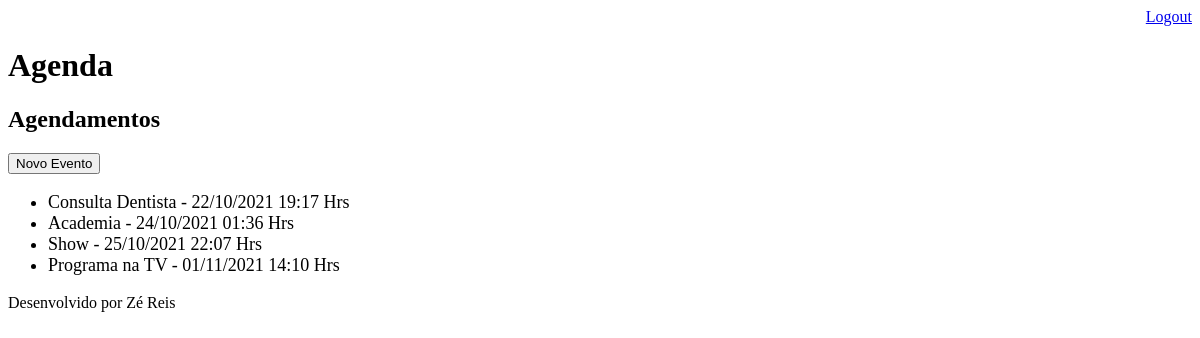
The page /agenda/ (signed in) on the database as committed earlier.
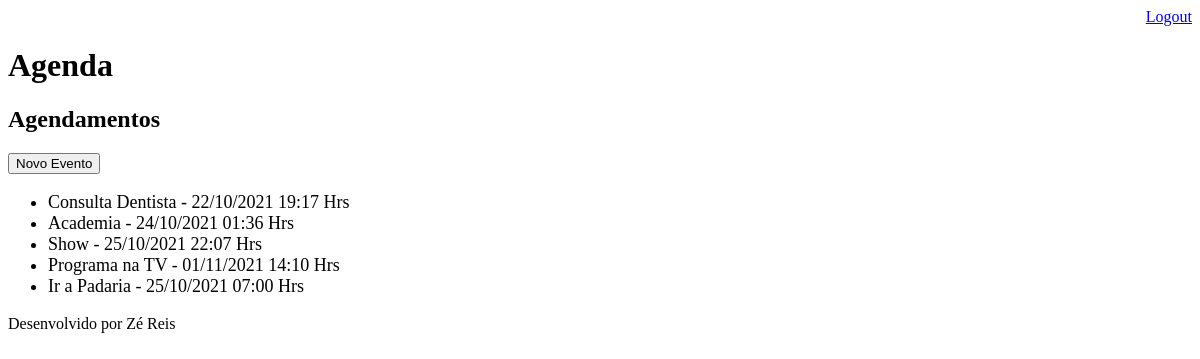
The same page on the database as committed later.
### core/models.py (models this page shows, shortened)
class Evento(models.Model):
    titulo = models.CharField(max_length=100)
    descricao = models.TextField(blank=True, null=True)
    data_evento = models.DateTimeField(verbose_name='Data do Evento')
    data_criacao = models.DateTimeField(auto_now=True)
    local = models.TextField(max_length=100, blank=True, null=True)
    usuario = models.ForeignKey(User, on_delete=models.CASCADE)
    class Meta:
        db_table = 'evento'
    def get_data_event(self):
        return self.data_evento.strftime('%d/%m/%Y %H:%M Hrs')

### core/views.py (the view)
# urls.py: path('agenda/', views.listaEvento),
@login_required(login_url="/login/")
def listaEvento(request):
    usuario = request.user
    evento = Evento.objects.filter(usuario=usuario)
    data = {'eventos':evento}
    return render(request, 'agenda.html', data)

### templates/agenda.html
    {% extends "model-page.html" %}
    {% block content %}
        <h2>Agendamentos</h2>
        <a href="evento/">
            <button type="button">Novo Evento</button>
        </a>
        <ul style="font-size: 18px">
            {% for evento in eventos %}
                <li>{{evento.titulo}} - {{evento.get_data_event}}</li>
            {% endfor %}
        </ul>
    {% endblock %}

Rows that differ between the two databases and show on the page:
added Evento: titulo "Ir a Padaria", get_data_event "25/10/2021 07:00 Hrs"
